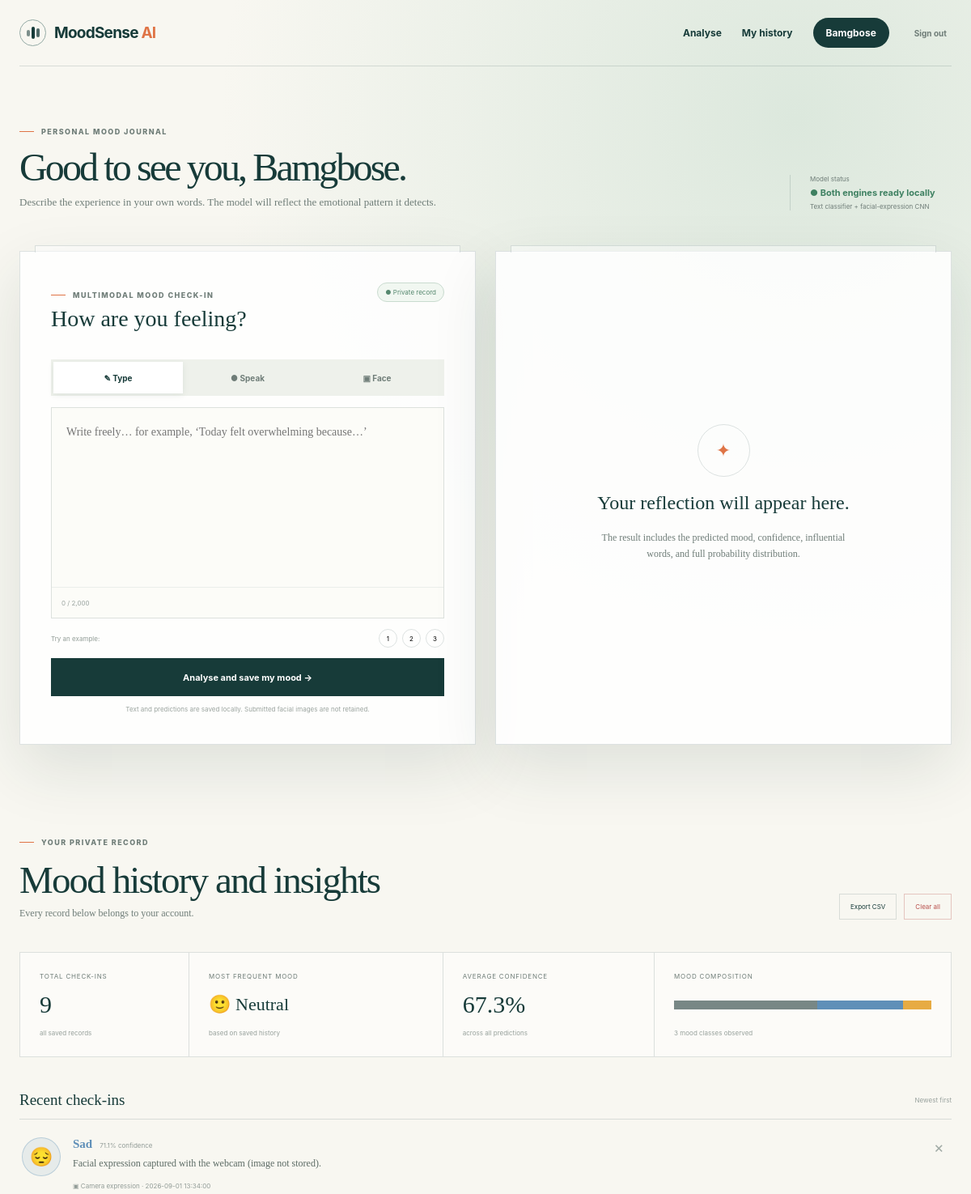
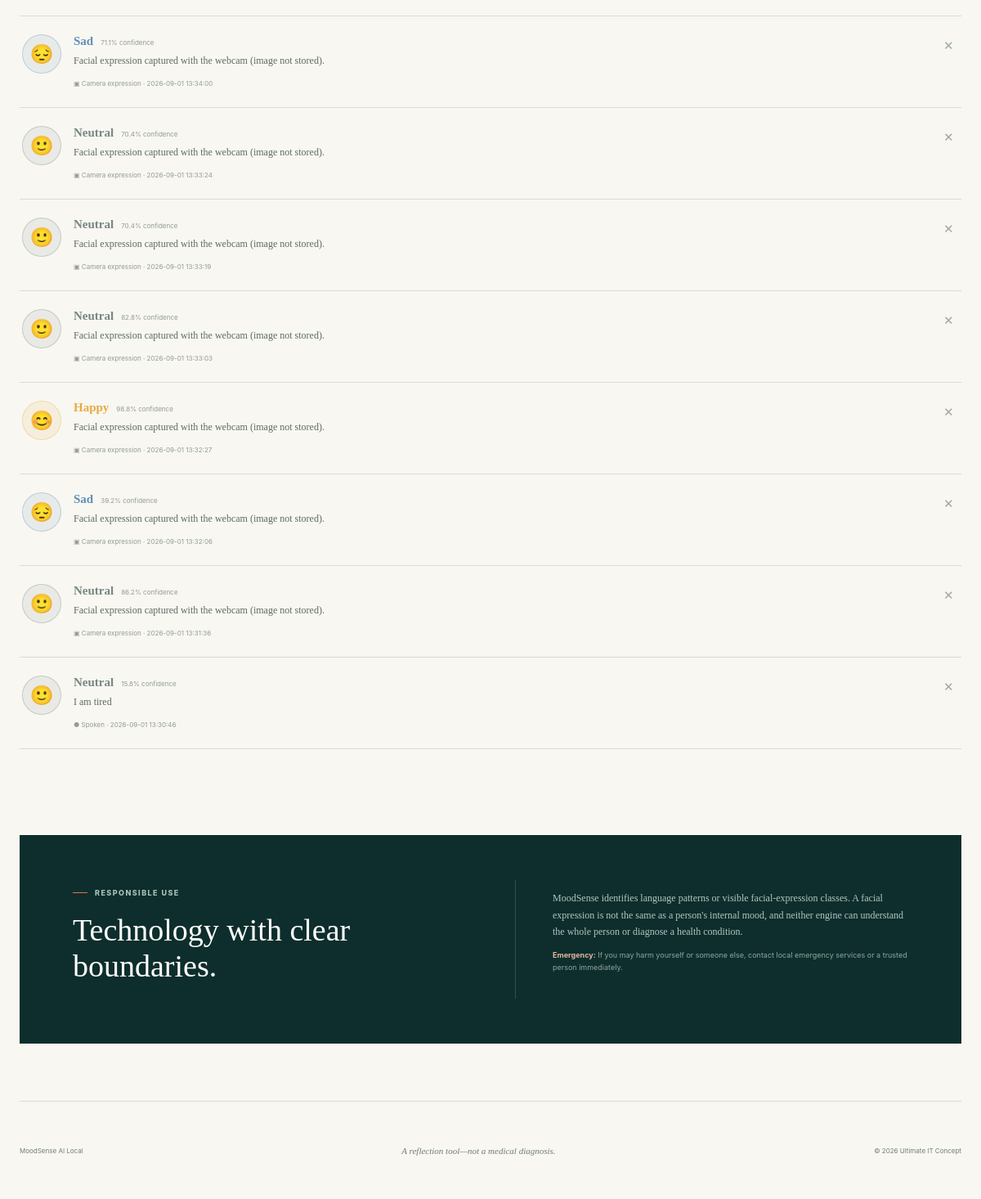
/dashboard (signed in), run on the app's committed database (2 pictures, top to bottom).
### tables this page shows
CREATE TABLE users (
    id INTEGER PRIMARY KEY AUTOINCREMENT,
    full_name TEXT NOT NULL,
    email TEXT NOT NULL UNIQUE COLLATE NOCASE,
    password_hash TEXT NOT NULL,
    created_at TEXT NOT NULL DEFAULT CURRENT_TIMESTAMP
);

CREATE TABLE mood_records (
    id INTEGER PRIMARY KEY AUTOINCREMENT,
    user_id INTEGER NOT NULL,
    input_text TEXT NOT NULL,
    input_method TEXT NOT NULL DEFAULT 'text',
    predicted_mood TEXT NOT NULL,
    confidence REAL NOT NULL,
    probabilities_json TEXT NOT NULL,
    created_at TEXT NOT NULL DEFAULT CURRENT_TIMESTAMP,
    FOREIGN KEY (user_id) REFERENCES users(id) ON DELETE CASCADE
);

### app.py (the view)
    @app.get("/dashboard")
    @login_required
    def dashboard():
        connection = get_db()
        records = connection.execute(
            """
            SELECT id, input_text, input_method, predicted_mood, confidence, created_at
            FROM mood_records WHERE user_id = ?
            ORDER BY datetime(created_at) DESC, id DESC LIMIT 100
            """,
            (g.user["id"],),
        ).fetchall()
        counts = connection.execute(
            """
            SELECT predicted_mood, COUNT(*) AS count
            FROM mood_records WHERE user_id = ?
            GROUP BY predicted_mood ORDER BY count DESC
            """,
            (g.user["id"],),
        ).fetchall()
        total = sum(row["count"] for row in counts)
        average = connection.execute(
            "SELECT AVG(confidence) AS value FROM mood_records WHERE user_id = ?",
            (g.user["id"],),
        ).fetchone()["value"]
        insights = {
            "total": total,
            "average_confidence": round(float(average), 1) if average is not None else 0,
            "dominant_mood": counts[0]["predicted_mood"] if counts else None,
            "counts": [dict(row) for row in counts],
        }
        return render_template("dashboard.html", records=records, insights=insights)

### database.py (called while the page is built)
def get_db() -> sqlite3.Connection:
    if "db" not in g:
        database_path = Path(current_app.config["DATABASE"])
        database_path.parent.mkdir(parents=True, exist_ok=True)
        g.db = sqlite3.connect(database_path)
        g.db.row_factory = sqlite3.Row
        g.db.execute("PRAGMA foreign_keys = ON")
    return g.db

### templates/dashboard.html (shortened to what this page needs)
{% extends "base.html" %}
{% block content %}
<main class="dashboard-shell">
  <section class="welcome-row">
    <div><span class="eyebrow">Personal mood journal</span><h1>Good to see you, {{ g.user['full_name'].split()[0] }}.</h1><p>Describe the experience in your own words. The model will reflect the emotional pattern it detects.</p></div>
    <div class="model-chip"><span>Model status</span><b>● Both engines ready locally</b><small>Text classifier + facial-expression CNN</small></div>
  </section>
  <section class="analysis-grid" id="analyse">
    <form class="analyser-card" id="analysisForm">
      <div class="card-heading"><div><span class="eyebrow">Multimodal mood check-in</span><h2>How are you feeling?</h2></div><span class="private-badge">● Private record</span></div>
      <div class="mode-switch" role="tablist">
        <button type="button" class="active" data-mode="text">✎ Type</button>
        <button type="button" data-mode="speech">● Speak</button>
        <button type="button" data-mode="face">▣ Face</button>
      </div>
      <div id="textInputPanel">
        <div class="text-box">
          <textarea id="moodText" maxlength="2000" rows="8" placeholder="Write freely… for example, ‘Today felt overwhelming because…’"></textarea>
          <div><span id="characterCount">0 / 2,000</span><button type="button" id="microphoneButton" class="microphone-button" hidden>● Start speaking</button></div>
        </div>
        <div class="examples"><span>Try an example:</span>
          <button type="button" data-example="I am grateful because my presentation went very well today.">1</button>
          <button type="button" data-example="I have too many deadlines and I cannot stop worrying.">2</button>
          <button type="button" data-example="Everything feels quiet, settled, and under control.">3</button>
        </div>
      </div>
      <button class="primary-button full" id="analyseButton" type="submit">Analyse and save my mood →</button>
      <small class="fine-print">Text and predictions are saved locally. Submitted facial images are not retained.</small>
    </form>
    <section class="result-card empty" id="resultCard" aria-live="polite">
      <div id="emptyResult"><span class="result-placeholder">✦</span><h2>Your reflection will appear here.</h2><p>The result includes the predicted mood, confidence, influential words, and full probability distribution.</p></div>
    </section>
  </section>
  <section class="history-section" id="history">
    <div class="section-heading"><div><span class="eyebrow">Your private record</span><h2>Mood history and insights</h2><p>Every record below belongs to your account.</p></div>
      {% if insights.total %}<div class="history-actions"><a href="{{ url_for('export_history') }}">Export CSV</a><form method="post" action="{{ url_for('clear_history') }}" onsubmit="return confirm('Delete your entire mood history permanently?');"><input type="hidden" name="csrf_token" value="{{ csrf_token }}"><button type="submit">Clear all</button></form></div>{% endif %}
    </div>
    {% if insights.total %}
    <div class="insight-grid">
      <article><span>Total check-ins</span><b>{{ insights.total }}</b><small>all saved records</small></article>
      <article><span>Most frequent mood</span><b class="mood-stat">{{ mood_details[insights.dominant_mood]['emoji'] }} {{ mood_details[insights.dominant_mood]['label'] }}</b><small>based on saved history</small></article>
      <article><span>Average confidence</span><b>{{ insights.average_confidence }}%</b><small>across all predictions</small></article>
      <article><span>Mood composition</span><div class="mood-strip">{% for item in insights.counts %}<i title="{{ mood_details[item.predicted_mood]['label'] }}: {{ item.count }}" style="width:{{ (item.count / insights.total * 100)|round(2) }}%;background:{{ mood_details[item.predicted_mood]['colour'] }}"></i>{% endfor %}</div><small>{{ insights.counts|length }} mood class{{ '' if insights.counts|length == 1 else 'es' }} observed</small></article>
    </div>
    <div class="timeline-heading"><h3>Recent check-ins</h3><span>Newest first</span></div>
    <div class="record-list">
      {% for record in records %}
      {% set mood = mood_details[record['predicted_mood']] %}
      <article class="record-row">
        <span class="record-emoji" style="background:{{ mood['colour'] }}1c;border-color:{{ mood['colour'] }}55">{{ mood['emoji'] }}</span>
        <div><div class="record-title"><b style="color:{{ mood['colour'] }}">{{ mood['label'] }}</b><span>{{ record['confidence']|round(1) }}% confidence</span></div><p>{{ record['input_text'] }}</p><small>{% if record['input_method'] == 'speech' %}● Spoken{% elif record['input_method'] == 'face_camera' %}▣ Camera expression{% elif record['input_method'] == 'face_upload' %}▧ Uploaded expression{% else %}✎ Typed{% endif %} · {{ record['created_at'] }}</small></div>
        <form method="post" action="{{ url_for('delete_record', record_id=record['id']) }}" onsubmit="return confirm('Delete this mood record permanently?');"><input type="hidden" name="csrf_token" value="{{ csrf_token }}"><button class="delete-button" title="Delete record" aria-label="Delete record">×</button></form>
      </article>
      {% endfor %}
    </div>
    {% else %}
    <div class="empty-history"><span>◌</span><h3>Your first pattern starts with one check-in.</h3><p>Analyse your mood above and the first record will appear here.</p><a href="#analyse">Start a check-in ↑</a></div>
    {% endif %}
  </section>
  <section class="boundary-card"><div><span class="eyebrow light">Responsible use</span><h2>Technology with clear boundaries.</h2></div><div><p>MoodSense identifies language patterns or visible facial-expression classes. A facial expression is not the same as a person's internal mood, and neither engine can understand the whole person or diagnose a health condition.</p><p><b>Emergency:</b> If you may harm yourself or someone else, contact local emergency services or a trusted person immediately.</p></div></section>
</main>
{% endblock %}

### templates/base.html (shortened to what this page needs)
<!doctype html>
<html lang="en">
<head>
  <link rel="stylesheet" href="{{ url_for('static', filename='css/styles.css') }}">
  <link rel="stylesheet" href="{{ url_for('static', filename='css/facial.css') }}">
</head>
<body>
  <header class="topbar">
    <a class="brand" href="{{ url_for('dashboard') if g.user else url_for('index') }}">
      <span class="brand-mark"><i></i><i></i><i></i></span>
      <span>MoodSense <b>AI</b></span>
    </a>
    <nav>
      {% if g.user %}
        <a href="{{ url_for('dashboard') }}#analyse">Analyse</a>
        <a href="{{ url_for('dashboard') }}#history">My history</a>
        <span class="user-pill">{{ g.user['full_name'].split()[0] }}</span>
        <form method="post" action="{{ url_for('logout') }}">
          <button class="link-button" type="submit">Sign out</button>
        </form>
      {% else %}
        <a href="{{ url_for('login') }}">Sign in</a>
        <a class="nav-cta" href="{{ url_for('register') }}">Create account</a>
      {% endif %}
    </nav>
  </header>
  {% block content %}{% endblock %}
  <footer>
    <span>MoodSense AI Local</span>
    <p>A reflection tool—not a medical diagnosis.</p>
    <span>© 2026 Ultimate IT Concept</span>
  </footer>
</body>
</html>

### static/css/facial.css (style rules this page uses)
.mode-switch { grid-template-columns: repeat(3, 1fr); }

### data on the page
users: user.full_name "Bamgbose"
mood_records: emoji "😔", label "Sad", confidence "71.1", input_text "Facial expression captured with the webcam (image not stored).", input_method "▣ Camera expression", created_at "2026-09-01 13:34:00"
mood_records: emoji "😔", label "Sad", confidence "71.1", input_text "Facial expression captured with the webcam (image not stored).", input_method "▣ Camera expression", created_at "2026-09-01 13:34:00"
mood_records: emoji "🙂", label "Neutral", confidence "70.4", input_text "Facial expression captured with the webcam (image not stored).", input_method "▣ Camera expression", created_at "2026-09-01 13:33:24"
mood_records: emoji "🙂", label "Neutral", confidence "70.4", input_text "Facial expression captured with the webcam (image not stored).", input_method "▣ Camera expression", created_at "2026-09-01 13:33:19"
mood_records: emoji "🙂", label "Neutral", confidence "82.8", input_text "Facial expression captured with the webcam (image not stored).", input_method "▣ Camera expression", created_at "2026-09-01 13:33:03"
mood_records: emoji "😊", label "Happy", confidence "98.8", input_text "Facial expression captured with the webcam (image not stored).", input_method "▣ Camera expression", created_at "2026-09-01 13:32:27"
mood_records: emoji "😔", label "Sad", confidence "39.2", input_text "Facial expression captured with the webcam (image not stored).", input_method "▣ Camera expression", created_at "2026-09-01 13:32:06"
mood_records: emoji "🙂", label "Neutral", confidence "86.2", input_text "Facial expression captured with the webcam (image not stored).", input_method "▣ Camera expression", created_at "2026-09-01 13:31:36"
mood_records: emoji "🙂", label "Neutral", confidence "15.8", input_text "I am tired", input_method "● Spoken", created_at "2026-09-01 13:30:46"

### other printed values
{{ insights.total }} "9"
{{ mood_details[insights.dominant_mood]['emoji'] }} "🙂"
{{ mood_details[insights.dominant_mood]['label'] }} "Neutral"
{{ insights.average_confidence }} "67.3"
{{ insights.counts|length }} "3"
{{ '' if insights.counts|length == 1 else 'es' }} "es"
